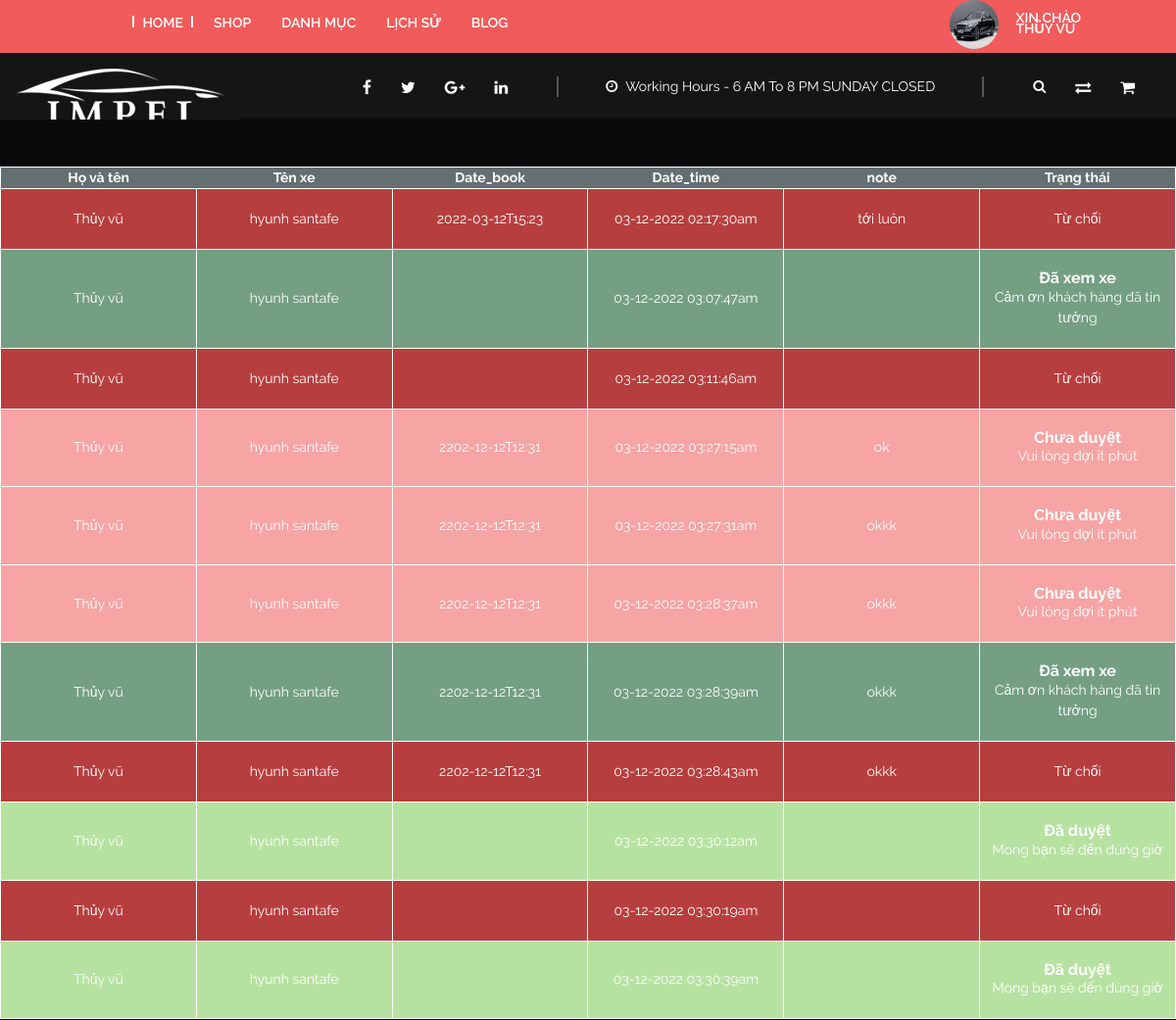
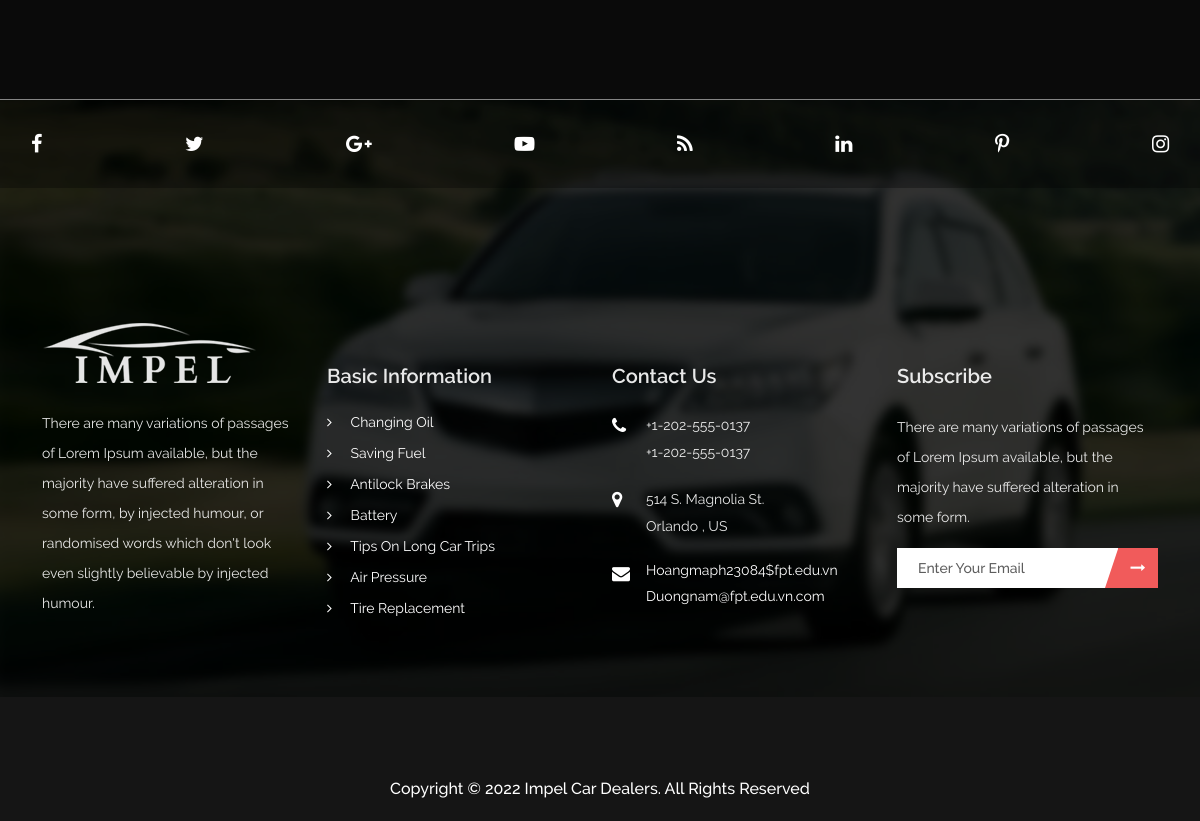
The app's page /index.php?act=lichsu&id_user=105 (signed in) with its own data (2 pictures, top to bottom).
### tables this page shows
CREATE TABLE `booking` (
  `id` int(11) NOT NULL,
  `id_user` int(11) NOT NULL,
  `id_xebook` int(11) NOT NULL,
  `date_book` varchar(255) NOT NULL,
  `time_book` varchar(255) NOT NULL,
  `time_nhan` varchar(255) NOT NULL,
  `note` varchar(255) NOT NULL,
  `trangthai` int(11) DEFAULT 0
);

CREATE TABLE `taikhoan` (
  `id_user` int(10) NOT NULL,
  `user` varchar(50) NOT NULL,
  `pass` varchar(50) NOT NULL,
  `address` varchar(255) DEFAULT NULL,
  `tel` varchar(20) DEFAULT NULL,
  `role` varchar(255) NOT NULL DEFAULT 'Khách hàng',
  `email` varchar(255) NOT NULL,
  `img` varchar(255) NOT NULL,
  `sodem` tinyint(11) NOT NULL DEFAULT 1
);

CREATE TABLE `sanpham` (
  `id_xebook` int(11) NOT NULL,
  `name` varchar(255) NOT NULL,
  `price` int(100) DEFAULT NULL,
  `img` varchar(255) DEFAULT NULL,
  `imgphu` varchar(255) NOT NULL,
  `mota` text DEFAULT NULL,
  `luotxem` int(11) DEFAULT 0,
  `iddm` int(11) NOT NULL
);

### modal/pdo.php (called while the page is built, shortened)
<?php
function pdo_get_connection(){
    $dburl = "mysql:host=localhost;dbname=duan1;charset=utf8";
    $username = 'root';
    $password = '';
    $conn = new PDO($dburl, $username, $password);
    $conn->setAttribute(PDO::ATTR_ERRMODE, PDO::ERRMODE_EXCEPTION);
    return $conn;
}
function pdo_query($sql){
    $sql_args = array_slice(func_get_args(), 1);
    try{
        $conn = pdo_get_connection();
        $stmt = $conn->prepare($sql);
        $stmt->execute($sql_args);
        $rows = $stmt->fetchAll();
        return $rows;
    }
    catch(PDOException $e){
        throw $e;
    }
    finally{
        unset($conn);
    }
}

### modal/book.php (called while the page is built, shortened)
<?php
function loadall_lichsu($id_user){
    $sql="SELECT `booking`.`id` as `id`,`booking`.`id_user` as `id_user`,`taikhoan`.`user` as `user`,`sanpham`.`name` as `name`,`booking`.`date_book` as `date_book`,`booking`.`time_nhan` as `time_nhan`,`booking`.`note` as `note`,`booking`.`trangthai` as `trangthai` from `booking` , `taikhoan` , `sanpham` where `booking`.`id_user` = `taikhoan`.`id_user` and `booking`.`id_xebook` = `sanpham`.`id_xebook` and `booking`.`id_user`=".$id_user ;
    $listCT = pdo_query($sql);
    return $listCT;
}
?>

### khachhang/lichsubook.php (the view, shortened to what this page needs)
<table>
<tr>
        <th>Họ và tên</th>
        <th>Tên xe</th>
        <th>Date_book</th>
        <th>Date_time</th>
        <th>note</th>
        <th>Trạng thái</th>
    </tr>
<?php
$id=$_SESSION['user']['id_user'];
$sql = "select * from booking where id_user = '{$id}'";
$user=pdo_query_one($sql);
 if($_SESSION['user']['id_user']){
    foreach($listCT as $ls){
        extract($ls);
?>
<?php if (isset($trangthai) && $trangthai == 0) {
    ?>
        <tr class="test3">
            <td><?php echo '' . $user. ''; ?></td>
        <td><?php echo '' . $name . ''; ?></td>
        <td><?php echo '' . $date_book . ''; ?></td>
        <td><?php echo '' . $time_nhan . ''; ?></td>
        <td><?php echo '' . $note . ''; ?></td>
       <td><?php if (isset($trangthai) && $trangthai == 0) {
                echo "<h6>Chưa duyệt</h6>
                Vui lòng đợi ít phút";
                ?>
       <?php }?>
       </td>
       </tr>
       <?php } ?>
       <?php if (isset($trangthai) && $trangthai == 1) {
        ?>
            <tr class="test4">
                <td><?php echo '' . $user . ''; ?></td>
                <td><?php echo '' . $name . ''; ?></td>
                <td><?php echo '' . $date_book . ''; ?></td>
                <td><?php echo '' . $time_nhan . ''; ?></td>
                <td><?php echo '' . $note . ''; ?></td>
                <td><?php if (isset($trangthai) && $trangthai == 1) {
                        echo "Từ chối";
                    }
                    ?>
            </tr>
        <?php   }
        ?>
       <?php if (isset($trangthai) && $trangthai == 2) {
    ?>
        <tr class="test1">
            <td><?php echo '' . $user. ''; ?></td>
        <td><?php echo '' . $name . ''; ?></td>
        <td><?php echo '' . $date_book . ''; ?></td>
        <td><?php echo '' . $time_nhan . ''; ?></td>
        <td><?php echo '' . $note . ''; ?></td>
       <td><?php if (isset($trangthai) && $trangthai == 2) {
                echo "<h6>Đã duyệt</h6>
                Mong bạn sẽ đến đúng giờ";
                ?>
       <?php }?>
       </td>
       </tr>
       <?php } ?>
       <?php if (isset($trangthai) && $trangthai == 3) {
    ?>
        <tr class="test2">
            <td><?php echo '' . $user. ''; ?></td>
        <td><?php echo '' . $name . ''; ?></td>
        <td><?php echo '' . $date_book . ''; ?></td>
        <td><?php echo '' . $time_nhan . ''; ?></td>
        <td><?php echo '' . $note . ''; ?></td>
       <td><?php if (isset($trangthai) && $trangthai == 3) {
                echo "<h6>Đã xem xe</h6>
                Cảm ơn khách hàng đã tin tưởng";
                ?>
       <?php }?>
       </td>
       </tr>
       <?php } ?>
       <?php } } ?>
</table>

### khachhang/header.php (style rules this page uses)
* { margin: 0; padding: 0; }

### khachhang/lichsubook.php (style rules this page uses)
.test4 { background-color: #B73E3E; }
.test2 { background-color:#749F82 ; }
.test3 { background-color: #F7A4A4; }
.test1 { background-color: #B6E2A1; }
table { background-color:rgb(99, 111, 112 ,1); margin: 50px 0px 100px 0px; border: 1px solid #fff; }
td { padding: 20px 0px; border: 1px solid #fff; text-align: center; }
th { text-align: center; }
td:nth-child(1) { width: 10%; }
td:nth-child(2) { width: 10%; }
td:nth-child(3) { width: 10%; }
td:nth-child(4) { width: 10%; }
td:nth-child(5) { width: 10%; }
td:nth-child(6) { width: 10%; }
th:nth-child(1) { width: 10%; }
th:nth-child(2) { width: 10%; }
th:nth-child(3) { width: 10%; }
th:nth-child(4) { width: 10%; }
th:nth-child(5) { width: 10%; }
th:nth-child(6) { width: 10%; }

### records on screen
booking: id_user.user "Thủy vũ", id_xebook.name "hyunh santafe", date_book "2022-03-12T15:23", time_nhan "03-12-2022 02:17:30am", note "tới luôn", trangthai "Từ chối"
booking: id_user.user "Thủy vũ", id_xebook.name "hyunh santafe", time_nhan "03-12-2022 03:07:47am", trangthai "Đã xem xe"
booking: id_user.user "Thủy vũ", id_xebook.name "hyunh santafe", time_nhan "03-12-2022 03:11:46am", trangthai "Từ chối"
booking: id_user.user "Thủy vũ", id_xebook.name "hyunh santafe", date_book "2202-12-12T12:31", time_nhan "03-12-2022 03:27:15am", note "ok", trangthai "Chưa duyệt"
booking: id_user.user "Thủy vũ", id_xebook.name "hyunh santafe", date_book "2202-12-12T12:31", time_nhan "03-12-2022 03:27:31am", note "okkk", trangthai "Chưa duyệt"
booking: id_user.user "Thủy vũ", id_xebook.name "hyunh santafe", date_book "2202-12-12T12:31", time_nhan "03-12-2022 03:28:37am", note "okkk", trangthai "Chưa duyệt"
booking: id_user.user "Thủy vũ", id_xebook.name "hyunh santafe", date_book "2202-12-12T12:31", time_nhan "03-12-2022 03:28:39am", note "okkk", trangthai "Đã xem xe"
booking: id_user.user "Thủy vũ", id_xebook.name "hyunh santafe", date_book "2202-12-12T12:31", time_nhan "03-12-2022 03:28:43am", note "okkk", trangthai "Từ chối"
booking: id_user.user "Thủy vũ", id_xebook.name "hyunh santafe", time_nhan "03-12-2022 03:30:12am", trangthai "Đã duyệt"
booking: id_user.user "Thủy vũ", id_xebook.name "hyunh santafe", time_nhan "03-12-2022 03:30:19am", trangthai "Từ chối"
booking: id_user.user "Thủy vũ", id_xebook.name "hyunh santafe", time_nhan "03-12-2022 03:30:39am", trangthai "Đã duyệt"

### other values on screen
$user "THỦY VŨ"
